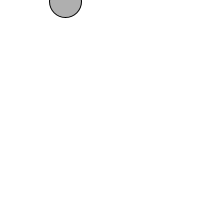
Frame 1 (no input)
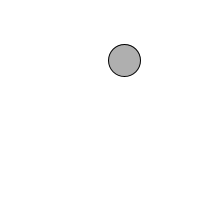
Frame 60 (the mouse pressed at the canvas centre just before this capture)
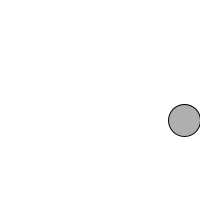
Frame 120 (the mouse held since frame 60 and released just before this capture)

The Processing sketch that drew these frames (run headless with seeded random() and noise(); from frame 60 on, the mouse is pressed at the canvas centre):

// Processing sketch: basicballWITHFUNCTIONS
// ── basicballWITHFUNCTIONS.pde
// Bouncing Ball NOW WITH FUNCTIONS

float x = random(0,width);  //sets original x of ball
float y = 0; //sets original y of ball
float xSpeed = 1;  //xspeed
float ySpeed = 1;  //yspeed
float radius = 32; //radius of circle

void setup() {
  size(200,200);
  smooth();
  stroke(0);
  fill(175);
}

void draw() {
  background(255);
  moveBall(); 
  checkBounce();
  drawBall();

}


//FUNCTIONS://

//moveBall() changes the x and y coordinates of the ball
void moveBall(){
  x = x + xSpeed;
  y = y + ySpeed;
}

//checkBounce() checks to see if the ball has hit the edge. 
//if it has, it reverses the direction of the ball.
void checkBounce(){
    if ((x > height) || (x < 0)) {
    // If the object reaches either edge, multiply speed by -1 to turn it around.
    xSpeed = xSpeed * -1;
  }
  
  if ((y > height || y < 0)) {
    ySpeed = ySpeed * -1;
  }
}


//drawBall() draws the ball to the screen
void drawBall(){
  ellipse(x,y,radius,radius); //made y and radius variables!

}
